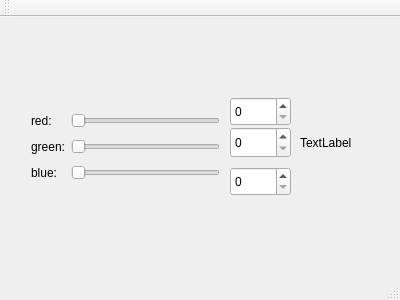
<?xml version="1.0" encoding="UTF-8"?>
<ui version="4.0">
 <class>MainWindow</class>
 <widget class="QMainWindow" name="MainWindow">
  <property name="geometry">
   <rect>
    <x>0</x>
    <y>0</y>
    <width>400</width>
    <height>300</height>
   </rect>
  </property>
  <property name="windowTitle">
   <string>MainWindow</string>
  </property>
  <widget class="QWidget" name="centralWidget">
   <widget class="QWidget" name="gridLayoutWidget">
    <property name="geometry">
     <rect>
      <x>20</x>
      <y>80</y>
      <width>211</width>
      <height>101</height>
     </rect>
    </property>
    <layout class="QGridLayout" name="gridLayout">
     <item row="1" column="1">
      <widget class="QSlider" name="horizontalSliderRed">
       <property name="orientation">
        <enum>Qt::Horizontal</enum>
       </property>
      </widget>
     </item>
     <item row="3" column="0">
      <widget class="QLabel" name="labelBlue">
       <property name="text">
        <string>blue:</string>
       </property>
      </widget>
     </item>
     <item row="1" column="0">
      <widget class="QLabel" name="labelRed">
       <property name="text">
        <string>red:</string>
       </property>
      </widget>
     </item>
     <item row="3" column="1">
      <widget class="QSlider" name="horizontalSliderBlue">
       <property name="orientation">
        <enum>Qt::Horizontal</enum>
       </property>
       <property name="tickPosition">
        <enum>QSlider::NoTicks</enum>
       </property>
      </widget>
     </item>
     <item row="2" column="1">
      <widget class="QSlider" name="horizontalSliderGreen">
       <property name="orientation">
        <enum>Qt::Horizontal</enum>
       </property>
      </widget>
     </item>
     <item row="2" column="0">
      <widget class="QLabel" name="labelGreen">
       <property name="text">
        <string>green:</string>
       </property>
      </widget>
     </item>
    </layout>
   </widget>
   <widget class="QLabel" name="colorLabel">
    <property name="geometry">
     <rect>
      <x>300</x>
      <y>100</y>
      <width>62</width>
      <height>51</height>
     </rect>
    </property>
    <property name="text">
     <string>TextLabel</string>
    </property>
   </widget>
   <widget class="QSpinBox" name="spinBoxRed">
    <property name="geometry">
     <rect>
      <x>230</x>
      <y>80</y>
      <width>61</width>
      <height>29</height>
     </rect>
    </property>
   </widget>
   <widget class="QSpinBox" name="spinBoxGreen">
    <property name="geometry">
     <rect>
      <x>230</x>
      <y>110</y>
      <width>61</width>
      <height>31</height>
     </rect>
    </property>
   </widget>
   <widget class="QSpinBox" name="spinBoxBlue">
    <property name="geometry">
     <rect>
      <x>230</x>
      <y>150</y>
      <width>61</width>
      <height>29</height>
     </rect>
    </property>
   </widget>
  </widget>
  <widget class="QMenuBar" name="menuBar">
   <property name="geometry">
    <rect>
     <x>0</x>
     <y>0</y>
     <width>400</width>
     <height>25</height>
    </rect>
   </property>
  </widget>
  <widget class="QToolBar" name="mainToolBar">
   <attribute name="toolBarArea">
    <enum>TopToolBarArea</enum>
   </attribute>
   <attribute name="toolBarBreak">
    <bool>false</bool>
   </attribute>
  </widget>
  <widget class="QStatusBar" name="statusBar"/>
 </widget>
 <layoutdefault spacing="6" margin="11"/>
 <resources/>
 <connections>
  <connection>
   <sender>spinBoxRed</sender>
   <signal>valueChanged(int)</signal>
   <receiver>horizontalSliderRed</receiver>
   <slot>setValue(int)</slot>
   <hints>
    <hint type="sourcelabel">
     <x>250</x>
     <y>138</y>
    </hint>
    <hint type="destinationlabel">
     <x>147</x>
     <y>144</y>
    </hint>
   </hints>
  </connection>
  <connection>
   <sender>spinBoxGreen</sender>
   <signal>valueChanged(int)</signal>
   <receiver>horizontalSliderGreen</receiver>
   <slot>setValue(int)</slot>
   <hints>
    <hint type="sourcelabel">
     <x>244</x>
     <y>177</y>
    </hint>
    <hint type="destinationlabel">
     <x>179</x>
     <y>174</y>
    </hint>
   </hints>
  </connection>
  <connection>
   <sender>spinBoxBlue</sender>
   <signal>valueChanged(int)</signal>
   <receiver>horizontalSliderBlue</receiver>
   <slot>setValue(int)</slot>
   <hints>
    <hint type="sourcelabel">
     <x>236</x>
     <y>205</y>
    </hint>
    <hint type="destinationlabel">
     <x>203</x>
     <y>207</y>
    </hint>
   </hints>
  </connection>
 </connections>
</ui>
